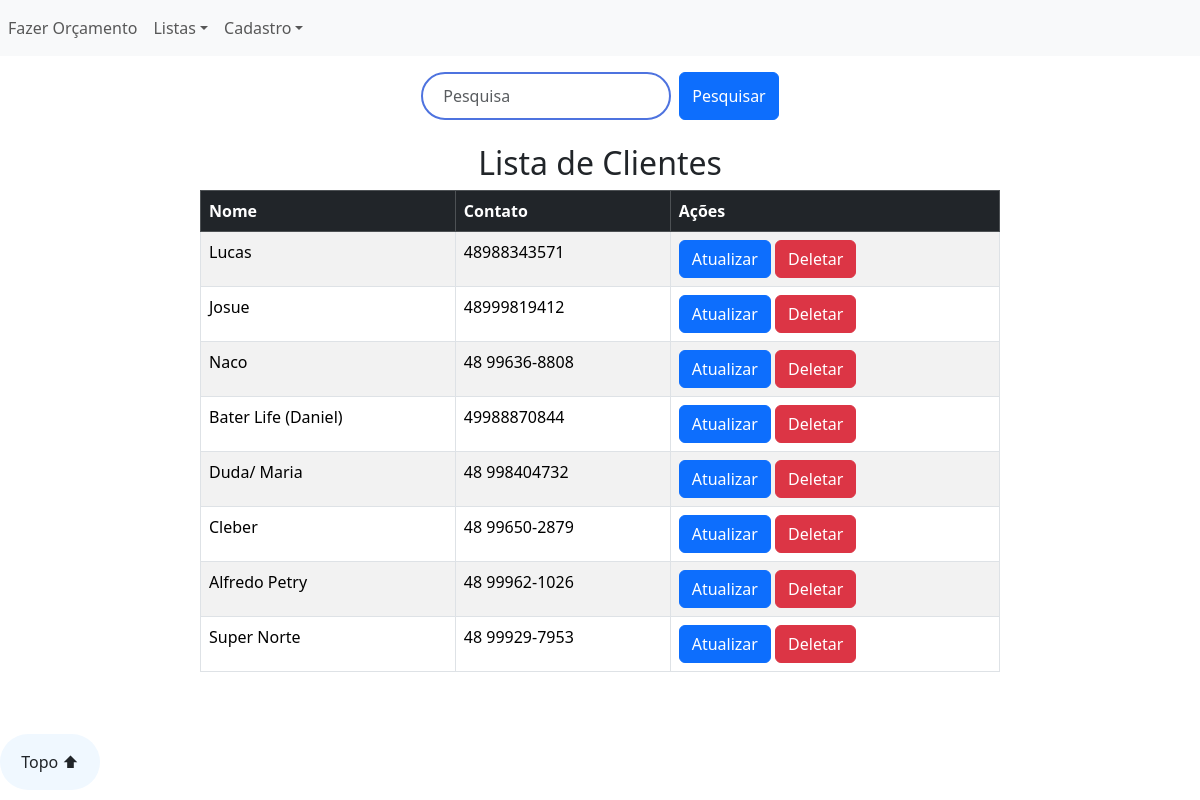
The app's page /listas_clientes/, older data.
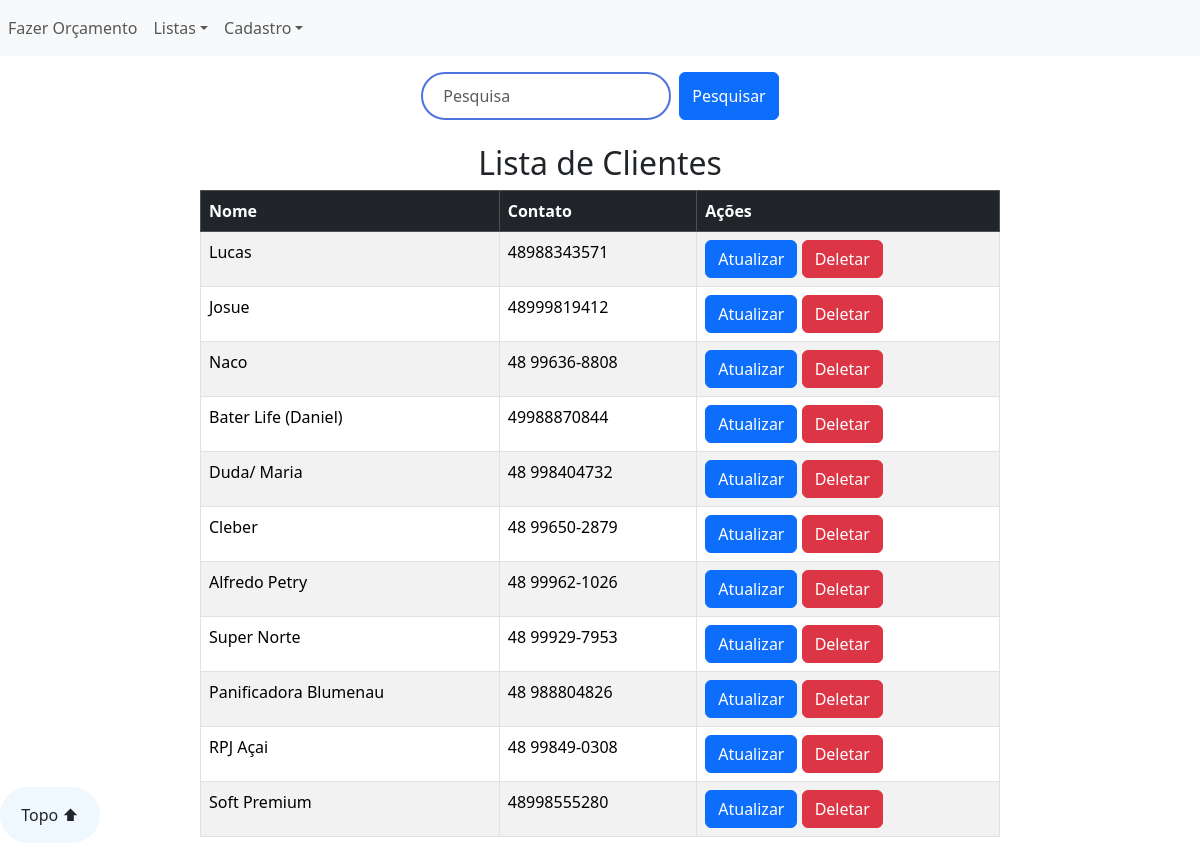
The same page, newer data.
### sis_orcamento/models.py (models this page shows, shortened)
class Clientes(models.Model):
    nome = models.CharField(max_length=100)
    contato = models.CharField(max_length=100)

### sis_orcamento/views.py (the view)
# urls.py: path('listas_clientes/', views.listas_clientes, name='listas_clientes'),
def listas_clientes(request):
    nome = request.GET.get('nome', '').strip()
    if nome:
        values_clientes = Clientes.objects.filter(
            nome__icontains=nome
        )
    else:
        values_clientes = Clientes.objects.all()
    clientes = [{
        'id': value.id,
        'nome': value.nome,
        'contato': value.contato
    } for value in values_clientes]
    context = {
        'lista_clientes': clientes
    }
    return render(request, 'sis_orcamento/pages/listas_clientes.html', context)

### sis_orcamento/templates/sis_orcamento/pages/listas_clientes.html (shortened to what this page needs)
{% extends 'globals/index.html' %}
{% block content %}
    <form action="{% url 'listas_clientes' %}" method="get" class="d-flex justify-content-center">
        <input class="form-control me-2" type="text" name="nome" id="nome" placeholder="Pesquisa" style="width: 250px;">
        <button class="btn btn-primary" type="submit">Pesquisar</button>
    </form>
    <h2 class="text-center mt-4">Lista de Clientes</h2>
    <div class="d-flex justify-content-center">
        <div class="table-container" style="max-width: 800px; width: 100%;">
            <table class="table table-striped table-bordered w-100 mx-auto">
                <thead class="table-dark">
                    <tr>
                        <th>Nome</th>
                        <th>Contato</th>
                        <th>Ações</th>
                    </tr>
                </thead>
                <tbody>
                    {% for cliente in lista_clientes %}
                        <tr>
                            <td>{{ cliente.nome }}</td>
                            <td>{{ cliente.contato }}</td>
                            <td>
                                <a href="/atualizar_cliente/{{ cliente.id }}" class="btn btn-primary">Atualizar</a>
                                <button type="button" class="btn btn-danger" data-bs-toggle="modal" data-bs-target="#confirmDeleteModal" data-id="{{ cliente.id }}" data-type="cliente">
                                    Deletar
                                </button>
                            </td>
                        </tr>
                    {% empty %}
                        <tr>
                            <td colspan="3">Nenhum cliente encontrado</td>
                        </tr>
                    {% endfor %}
                </tbody>
            </table>
        </div>
    </div>
        <footer class="footer fixed-bottom" style="position: fixed; right: 20px; bottom: 10px;">
            <div>
                <span class="rounded-pill" style="width:100px; height: auto; background-color: aliceblue; display: inline-block; text-align: center;">
                    <a href="/listas_clientes" class="nav-link m-3">Topo ⬆</a>
                </span>
            </div>
        </footer>
{% endblock content %}

Row changes from the older to the newer data that the page shows:
added Clientes: nome "Panificadora Blumenau", contato "48 988804826"
added Clientes: nome "RPJ Açai", contato "48 99849-0308"
added Clientes: nome "Soft Premium", contato "48998555280"
Text that changed along with them:
new list line: "Atualizar Deletar"
